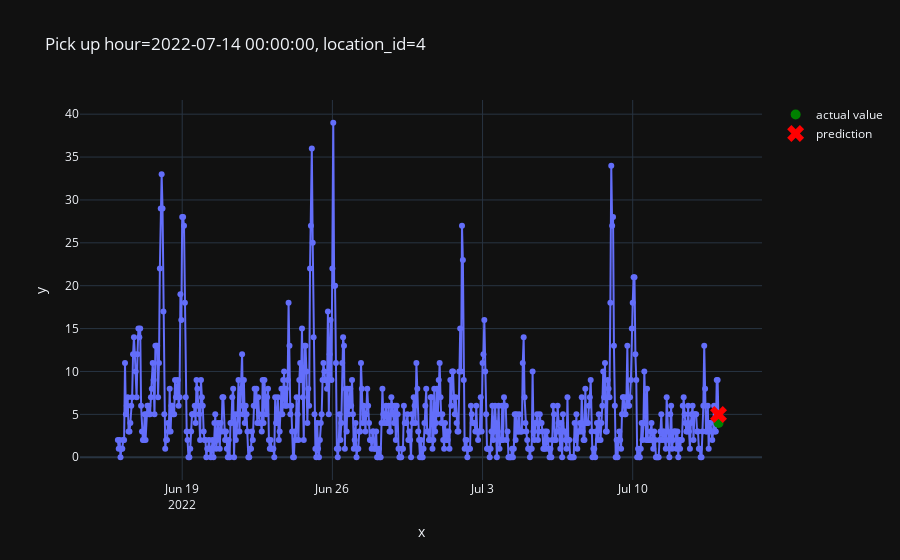

The notebook cell saved with this chart:
### Code cell
from src.plot import plot_one_sample

plot_one_sample(
    example_id=43,
    features=X_test,
    targets=y_test,
    predictions=pd.Series(predictions)
)

### Figure 1 — Plotly figure (JSON) as saved in the notebook; plotly's stock layout.template omitted (floating-point values rounded to 4 significant figures; data arrays with more than 128 entries replaced by an {"elided": "..."} marker saying what was removed)
{"data": [{"hovertemplate": "x=%{x}<br>y=%{y}<extra></extra>", "legendgroup": "", "line": {"color": "#636efa", "dash": "solid"}, "marker": {"symbol": "circle"}, "mode": "markers+lines", "name": "", "orientation": "v", "showlegend": false, "type": "scatter", "x": {"elided": "673 str values"}, "xaxis": "x", "y": {"elided": "673 int values"}, "yaxis": "y"}, {"line": {"color": "green"}, "marker": {"size": 10}, "mode": "markers", "name": "actual value", "type": "scatter", "x": ["2022-07-14T00:00:00"], "y": [4]}, {"line": {"color": "red"}, "marker": {"size": 15, "symbol": "x"}, "mode": "markers", "name": "prediction", "type": "scatter", "x": ["2022-07-14T00:00:00"], "y": [4.985]}], "layout": {"legend": {"tracegroupgap": 0}, "title": {"text": "Pick up hour=2022-07-14 00:00:00, location_id=4"}, "xaxis": {"anchor": "y", "domain": [0, 1], "title": {"text": "x"}}, "yaxis": {"anchor": "x", "domain": [0, 1], "title": {"text": "y"}}}}
